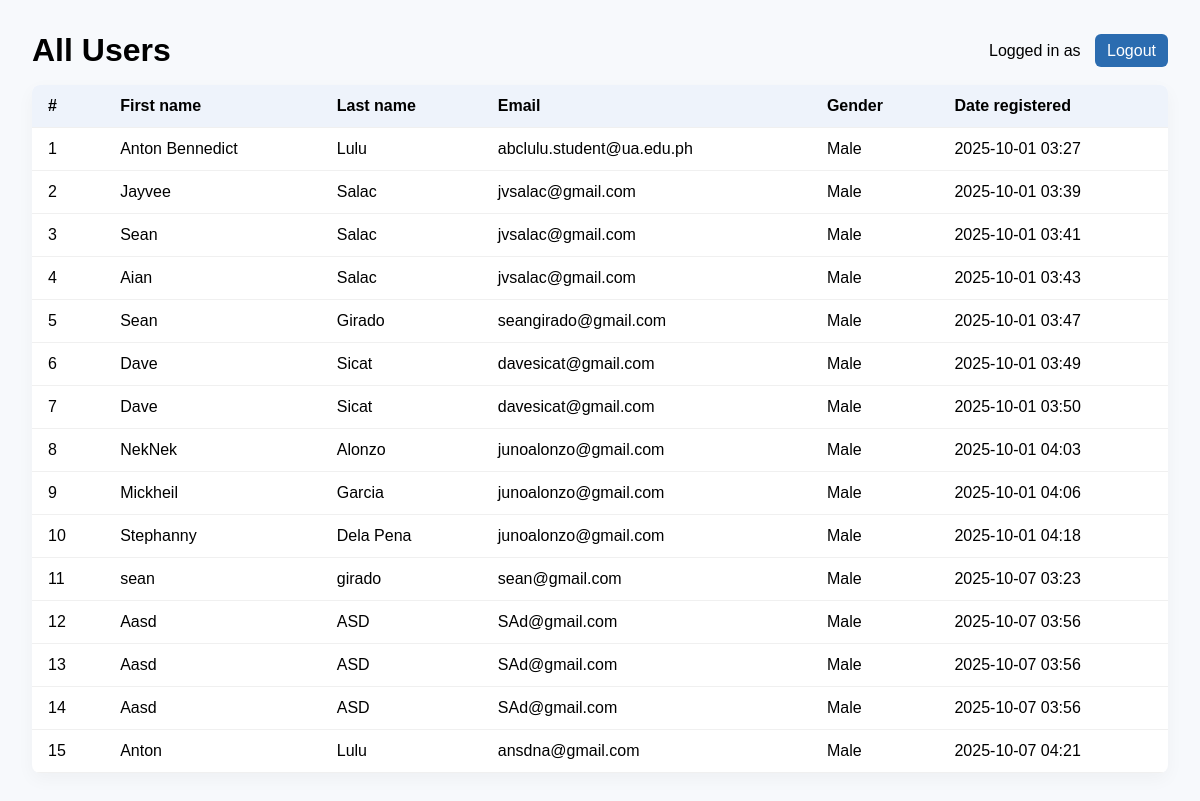
The app's page /Registration/users/ (signed in), older data.
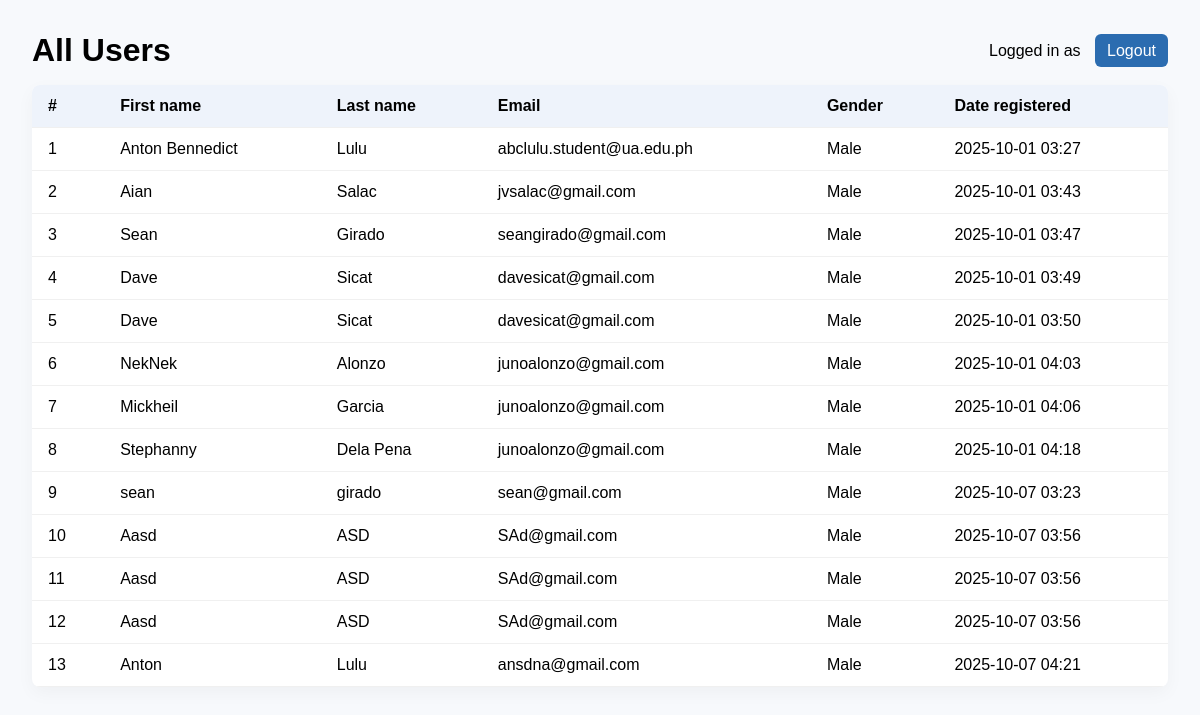
The same page, newer data.
### Registration/models.py (models this page shows, shortened)
class UserRegistration(models.Model):
    first_name = models.CharField(max_length=100)
    last_name = models.CharField(max_length=100)
    email = models.EmailField(max_length=250)
    password = models.CharField(max_length=150)
    date_registered = models.DateTimeField(auto_now_add=True)
    gender = models.CharField(max_length=16)

### Registration/views.py (the view)
    def wrapper(request, *args, **kwargs):
        if not request.session.get('user_id'):
            return redirect(f"{reverse('login_html')}?next={request.path}")
        return fn(request, *args, **kwargs)

### Registration/views.py (called while the page is built)
def login_required_view(fn):
    def wrapper(request, *args, **kwargs):
        if not request.session.get('user_id'):
            return redirect(f"{reverse('login_html')}?next={request.path}")
        return fn(request, *args, **kwargs)
    wrapper.__name__ = fn.__name__
    return wrapper

@login_required_view
def users_html(request):
    users = UserRegistration.objects.all().order_by('id')
    return render(request, 'Registration/users_list.html', {
        'users': users,
        'current_user': request.session.get('user_name')
    })

### Registration/templates/registration/users_list.html (shortened to what this page needs)
<!doctype html>
<html>
<head>
</head>
<body>
  <div class="top">
    <h1 style="margin:0;">All Users</h1>
    <div>
      Logged in as <strong>{{ current_user }}</strong>
      <a href="{% url 'Registration:logout_html' %}" class="button" style="margin-left:10px;">Logout</a>
    </div>
  </div>
  <table>
    <thead>
      <tr>
        <th>#</th>
        <th>First name</th>
        <th>Last name</th>
        <th>Email</th>
        <th>Gender</th>
        <th>Date registered</th>
      </tr>
    </thead>
    <tbody>
      {% for u in users %}
      <tr>
        <td>{{ forloop.counter }}</td>
        <td>{{ u.first_name }}</td>
        <td>{{ u.last_name }}</td>
        <td>{{ u.email }}</td>
        <td>{{ u.gender|default:"N/A" }}</td>
        <td>{{ u.date_registered|date:"Y-m-d H:i" }}</td>
      </tr>
      {% empty %}
      <tr><td colspan="6">No users yet.</td></tr>
      {% endfor %}
    </tbody>
  </table>
</body>
</html>

### Registration/templates/registration/users_list.html (style rules this page uses)
body { font-family: Arial, sans-serif; padding:24px; background:#f7f9fc; }
.top { display:flex; justify-content:space-between; align-items:center; margin-bottom:16px; }
table { width:100%; border-collapse:collapse; background:white; border-radius:8px; overflow:hidden; box-shadow:0 6px 18px rgba(0,0,0,0.04); }
th, td { padding:12px 16px; text-align:left; border-bottom:1px solid #f0f0f0; }
th { background:#eef3fb; font-weight:700; }
a.button { padding:8px 12px; background:#2b6cb0; color:white; border-radius:6px; text-decoration:none; }

Row changes from the older to the newer data that the page shows:
removed UserRegistration: first_name "Jayvee", last_name "Salac", email "jvsalac@gmail.com", gender "Male", date_registered "2025-10-01 03:39"
removed UserRegistration: first_name "Sean", last_name "Salac", email "jvsalac@gmail.com", gender "Male", date_registered "2025-10-01 03:41"
